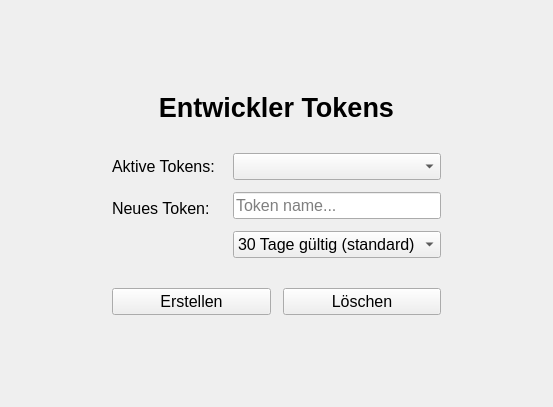
<?xml version="1.0" encoding="UTF-8"?>
<ui version="4.0">
 <class>Form</class>
 <widget class="QWidget" name="Form">
  <property name="geometry">
   <rect>
    <x>0</x>
    <y>0</y>
    <width>553</width>
    <height>407</height>
   </rect>
  </property>
  <property name="windowTitle">
   <string>Form</string>
  </property>
  <layout class="QGridLayout" name="gridLayout">
   <property name="verticalSpacing">
    <number>30</number>
   </property>
   <item row="1" column="1">
    <widget class="QLabel" name="label">
     <property name="font">
      <font>
       <pointsize>20</pointsize>
       <bold>true</bold>
      </font>
     </property>
     <property name="text">
      <string>Entwickler Tokens</string>
     </property>
     <property name="alignment">
      <set>Qt::AlignmentFlag::AlignCenter</set>
     </property>
    </widget>
   </item>
   <item row="3" column="0">
    <spacer name="horizontalSpacer_2">
     <property name="orientation">
      <enum>Qt::Orientation::Horizontal</enum>
     </property>
     <property name="sizeHint" stdset="0">
      <size>
       <width>40</width>
       <height>20</height>
      </size>
     </property>
    </spacer>
   </item>
   <item row="3" column="1">
    <layout class="QFormLayout" name="formLayout">
     <property name="horizontalSpacing">
      <number>18</number>
     </property>
     <property name="verticalSpacing">
      <number>12</number>
     </property>
     <item row="0" column="0">
      <widget class="QLabel" name="label_2">
       <property name="font">
        <font>
         <pointsize>12</pointsize>
        </font>
       </property>
       <property name="text">
        <string>Aktive Tokens:</string>
       </property>
      </widget>
     </item>
     <item row="0" column="1">
      <widget class="QComboBox" name="token_select">
       <property name="font">
        <font>
         <pointsize>12</pointsize>
        </font>
       </property>
      </widget>
     </item>
     <item row="1" column="0">
      <widget class="QLabel" name="new_token_label">
       <property name="font">
        <font>
         <pointsize>12</pointsize>
        </font>
       </property>
       <property name="text">
        <string>Neues Token:</string>
       </property>
      </widget>
     </item>
     <item row="1" column="1">
      <widget class="QWidget" name="new_token_settings" native="true">
       <layout class="QVBoxLayout" name="verticalLayout">
        <property name="spacing">
         <number>0</number>
        </property>
        <property name="leftMargin">
         <number>0</number>
        </property>
        <property name="topMargin">
         <number>0</number>
        </property>
        <property name="rightMargin">
         <number>0</number>
        </property>
        <property name="bottomMargin">
         <number>0</number>
        </property>
        <item>
         <layout class="QVBoxLayout" name="vertical_layout">
          <property name="spacing">
           <number>12</number>
          </property>
          <item>
           <widget class="QLineEdit" name="new_token_name">
            <property name="font">
             <font>
              <pointsize>12</pointsize>
             </font>
            </property>
            <property name="placeholderText">
             <string>Token name...</string>
            </property>
           </widget>
          </item>
          <item>
           <widget class="QComboBox" name="valid_select">
            <property name="font">
             <font>
              <pointsize>12</pointsize>
             </font>
            </property>
            <property name="currentIndex">
             <number>2</number>
            </property>
            <item>
             <property name="text">
              <string>5 Tage gültig</string>
             </property>
            </item>
            <item>
             <property name="text">
              <string>15 Tage gültig</string>
             </property>
            </item>
            <item>
             <property name="text">
              <string>30 Tage gültig (standard)</string>
             </property>
            </item>
            <item>
             <property name="text">
              <string>60 Tage gültig</string>
             </property>
            </item>
            <item>
             <property name="text">
              <string>90 Tage gültig</string>
             </property>
            </item>
            <item>
             <property name="text">
              <string>180 Tage gültig</string>
             </property>
            </item>
            <item>
             <property name="text">
              <string>365 Tage gültig</string>
             </property>
            </item>
           </widget>
          </item>
         </layout>
        </item>
       </layout>
      </widget>
     </item>
    </layout>
   </item>
   <item row="4" column="1">
    <layout class="QHBoxLayout" name="horizontalLayout">
     <property name="spacing">
      <number>12</number>
     </property>
     <item>
      <widget class="QPushButton" name="create_token">
       <property name="font">
        <font>
         <pointsize>12</pointsize>
        </font>
       </property>
       <property name="text">
        <string>Erstellen</string>
       </property>
      </widget>
     </item>
     <item>
      <widget class="QPushButton" name="del_token">
       <property name="font">
        <font>
         <pointsize>12</pointsize>
        </font>
       </property>
       <property name="text">
        <string>Löschen</string>
       </property>
      </widget>
     </item>
    </layout>
   </item>
   <item row="0" column="1">
    <spacer name="verticalSpacer">
     <property name="orientation">
      <enum>Qt::Orientation::Vertical</enum>
     </property>
     <property name="sizeHint" stdset="0">
      <size>
       <width>20</width>
       <height>40</height>
      </size>
     </property>
    </spacer>
   </item>
   <item row="5" column="1">
    <spacer name="verticalSpacer_2">
     <property name="orientation">
      <enum>Qt::Orientation::Vertical</enum>
     </property>
     <property name="sizeHint" stdset="0">
      <size>
       <width>20</width>
       <height>40</height>
      </size>
     </property>
    </spacer>
   </item>
   <item row="3" column="2">
    <spacer name="horizontalSpacer">
     <property name="orientation">
      <enum>Qt::Orientation::Horizontal</enum>
     </property>
     <property name="sizeHint" stdset="0">
      <size>
       <width>40</width>
       <height>20</height>
      </size>
     </property>
    </spacer>
   </item>
  </layout>
 </widget>
 <resources/>
 <connections/>
</ui>
